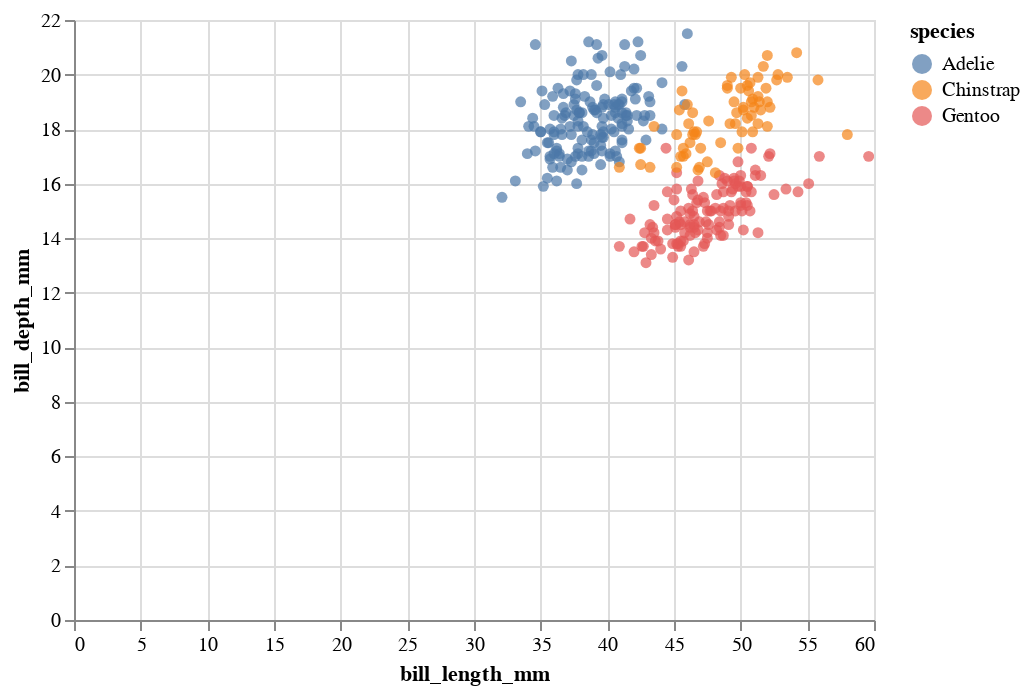

This figure's notebook cell:
### Markdown cell above
## More Advanced Interaction
What if you want to do more than just panning and zooming? More information can be found [at the documentation here](https://altair-viz.github.io/user_guide/interactions.html).

### Code cell
species_color = alt.Color("species:N")

alt.Chart(penguins).mark_circle().encode(
  x="bill_length_mm:Q",
  y="bill_depth_mm:Q",
  color=species_color
).interactive()

### Figure 1 — Vega-Lite specification as saved in the notebook (floating-point values rounded to 4 significant figures; data arrays with more than 128 entries replaced by an {"elided": "..."} marker saying what was removed)
{"config": {"view": {"continuousWidth": 400, "continuousHeight": 300}}, "data": {"name": "data-d00e1631cca48c544438d30d2b470e8a"}, "mark": "circle", "encoding": {"color": {"field": "species", "type": "nominal"}, "x": {"field": "bill_length_mm", "type": "quantitative"}, "y": {"field": "bill_depth_mm", "type": "quantitative"}}, "selection": {"selector028": {"type": "interval", "bind": "scales", "encodings": ["x", "y"]}}, "$schema": "https://vega.github.io/schema/vega-lite/v4.17.0.json", "datasets": {"data-d00e1631cca48c544438d30d2b470e8a": {"elided": "344 records"}}}
